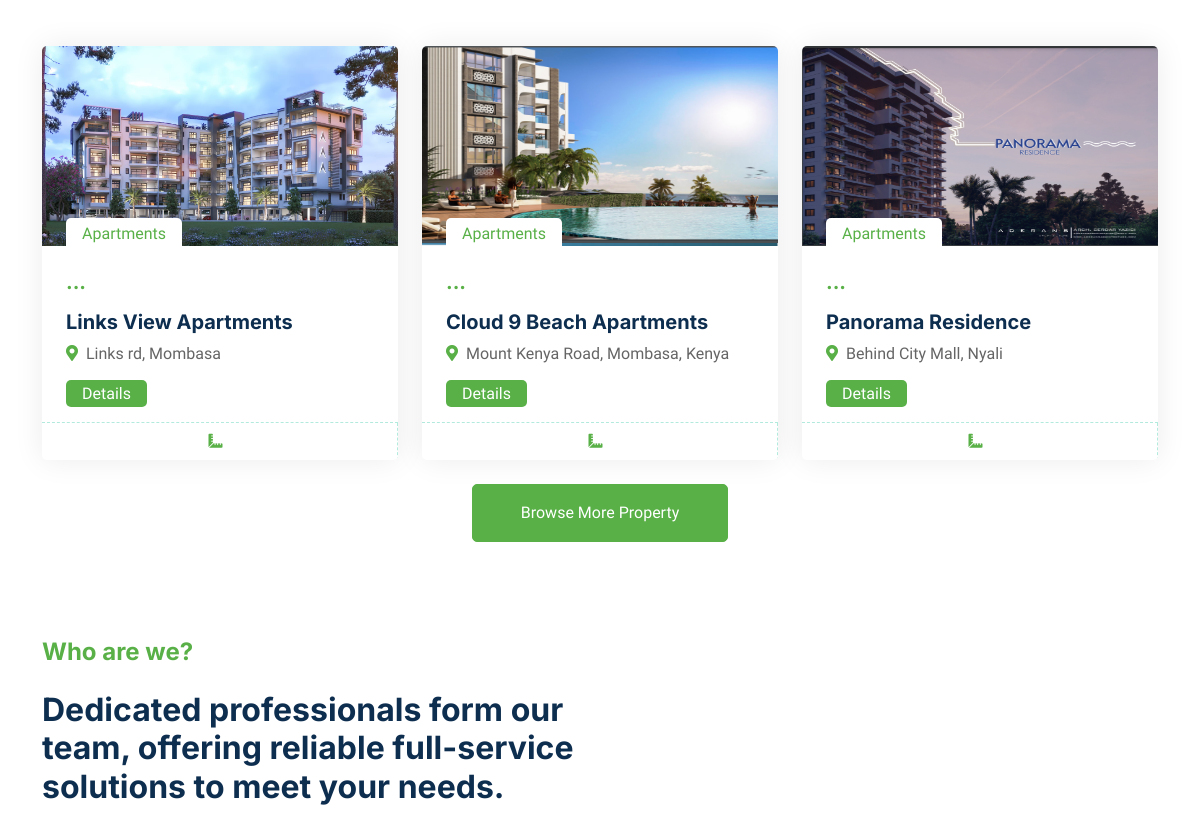
The app's page / (middle part), older data.
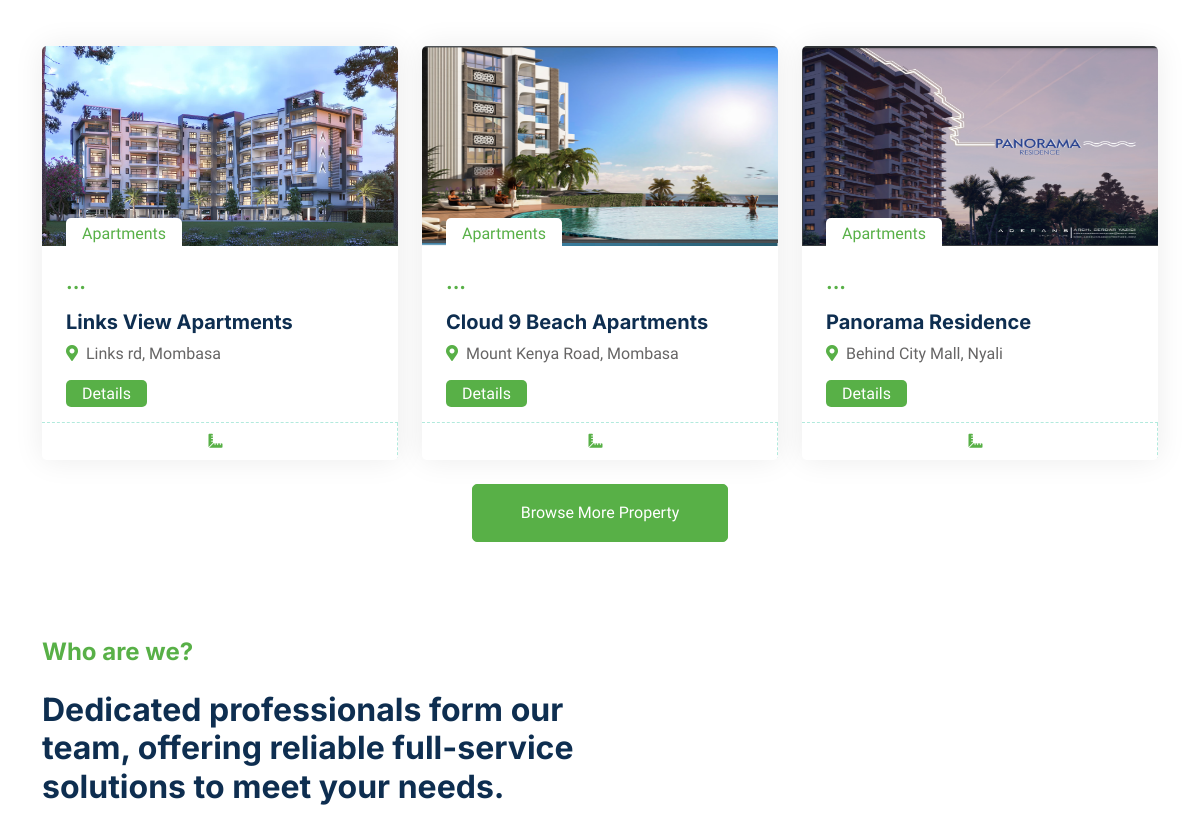
The same page, newer data.
### realestate_app/models.py (models this page shows, shortened)
class Property(models.Model):
    title = models.CharField(max_length=200, unique=True)
    location = models.CharField(max_length=200)
    description = models.TextField()
    price = models.DecimalField(max_digits=10, decimal_places=2)
    size = models.CharField(max_length=200)
    payment_plan = models.CharField(max_length=200)
    amenities = models.TextField()
    property_type = models.ForeignKey(Property_type, on_delete=models.CASCADE)
    is_available = models.BooleanField(default=True)

class Image(models.Model):
    property = models.ForeignKey(Property, on_delete=models.CASCADE)
    image = models.ImageField(upload_to='property_photos/')

class Property_type(models.Model):
    name = models.CharField(max_length=200)
    def __str__(self):
        return self.name

### realestate_app/views.py (the view)
# urls.py: path("", views.index, name="index"),
def index(request):
    all_properties = Property.objects.all()
    properties_list = list(all_properties)
    shuffle(properties_list)
    selected_properties = properties_list[:3]
    return render(request, 'index.html', {'properties': selected_properties})

### realestate_app/templates/index.html (shortened to what this page needs)
{%load static%}
<!DOCTYPE html>
<html lang="en">
<head>
    <link href="https://cdnjs.cloudflare.com/ajax/libs/font-awesome/5.10.0/css/all.min.css" rel="stylesheet">
    <link href="https://cdn.jsdelivr.net/npm/bootstrap-icons@1.4.1/font/bootstrap-icons.css" rel="stylesheet">
    <link href="{%static 'lib/animate/animate.min.css' %}" rel="stylesheet">
    <link href="{%static 'lib/owlcarousel/assets/owl.carousel.min.css' %}" rel="stylesheet">
    <link href="{%static 'css/bootstrap.min.css' %}" rel="stylesheet">
    <link href="{%static 'css/style.css' %}" rel="stylesheet">
</head>
<body>
    <div class="container-xxl bg-white p-0">
        <div class="container-xxl py-5">
            <div class="container">
                <div class="row g-0 gx-5 align-items-end">
                    <div class="col-lg-6">
                    </div>
                </div>
                <div class="tab-content">
                    <div id="tab-1" class="tab-pane fade show p-0 active">
                        <div class="row g-4">
                            {% for property in properties %}
                            {% if property.image_set.all %}
                            {% with first_image=property.image_set.first %}
                            <div class="col-lg-4 col-md-6 wow fadeInUp" data-wow-delay="0.1s">
                                <div class="property-item rounded overflow-hidden">
                                    <div class="position-relative overflow-hidden">
                                        <a href=""><img class="img-fluid"src="{{ first_image.image.url }}" alt="{{ property.title }} Image" style="width:100%; height: 200px;"></a>
                                        <div class="bg-white rounded-top text-primary position-absolute start-0 bottom-0 mx-4 pt-1 px-3">{{ property.property_type }}</div>
                                    </div>
                                    <div class="p-4 pb-0">
                                        <h5 class="text-primary mb-3">...</h5>
                                        <a class="d-block h5 mb-2" href="">{{ property.title }}</a>
                                        <p><i class="fa fa-map-marker-alt text-primary me-2"></i>{{ property.location }}</p>
                                        <a href="#" class="bg-primary rounded text-white start-0 top-0 py-1 px-3" style="margin-bottom:3px;">Details</a>
                                    </div>
                                    <div class="d-flex border-top mt-3">
                                        <small class="flex-fill text-center border-end py-2"><i class="fa fa-ruler-combined text-primary me-2"></i>{{ property_instance.size }}</small>
                                    </div>
                                </div>
                            </div>
                            {% endwith %}
                            {% endif %}
                            {% endfor %}
                            <div class="col-12 text-center wow fadeInUp" data-wow-delay="0.1s">
                                <a class="btn btn-primary py-3 px-5" href="">Browse More Property</a>
                            </div>
                        </div>
                    </div>
                </div>
            </div>
        </div>
        <div class="container-xxl py-5">
            <div class="container">
                <div class="row g-5 align-items-center">
                    <div class="col-lg-6 wow fadeIn" data-wow-delay="0.5s">
                        <h4 class="mb-4 text-primary">Who are we?</h4>
                        <h2 class="mb-4"> Dedicated professionals form our team,
                            offering reliable full-service solutions to meet your needs.</h2>
                        </div>
                </div>
            </div>
        </div>
    </div>
</body>
</html>

### realestate_app/static/css/style.css (style rules this page uses)
:root { --primary: #292974; --secondary: #FF6922; --light: #EFFDF5; --dark: #0E2E50; }
body { background-color: #fff; }
.btn { transition: .5s; }
.btn.btn-primary, .btn.btn-secondary { color: #FFFFFF; }
.property-item { box-shadow: 0 0 30px rgba(0, 0, 0, .08); }
.property-item img { transition: .5s; }
.property-item .border-top { border-top: 1px dashed rgba(0, 185, 142, .3) !important; }
.property-item .border-end { border-right: 1px dashed rgba(0, 185, 142, .3) !important; }

Row changes from the older to the newer data that the page shows:
changed Property "Cloud 9 Beach Apartments": location "Mount Kenya Road, Mombasa, Kenya" → "Mount Kenya Road, Mombasa"
